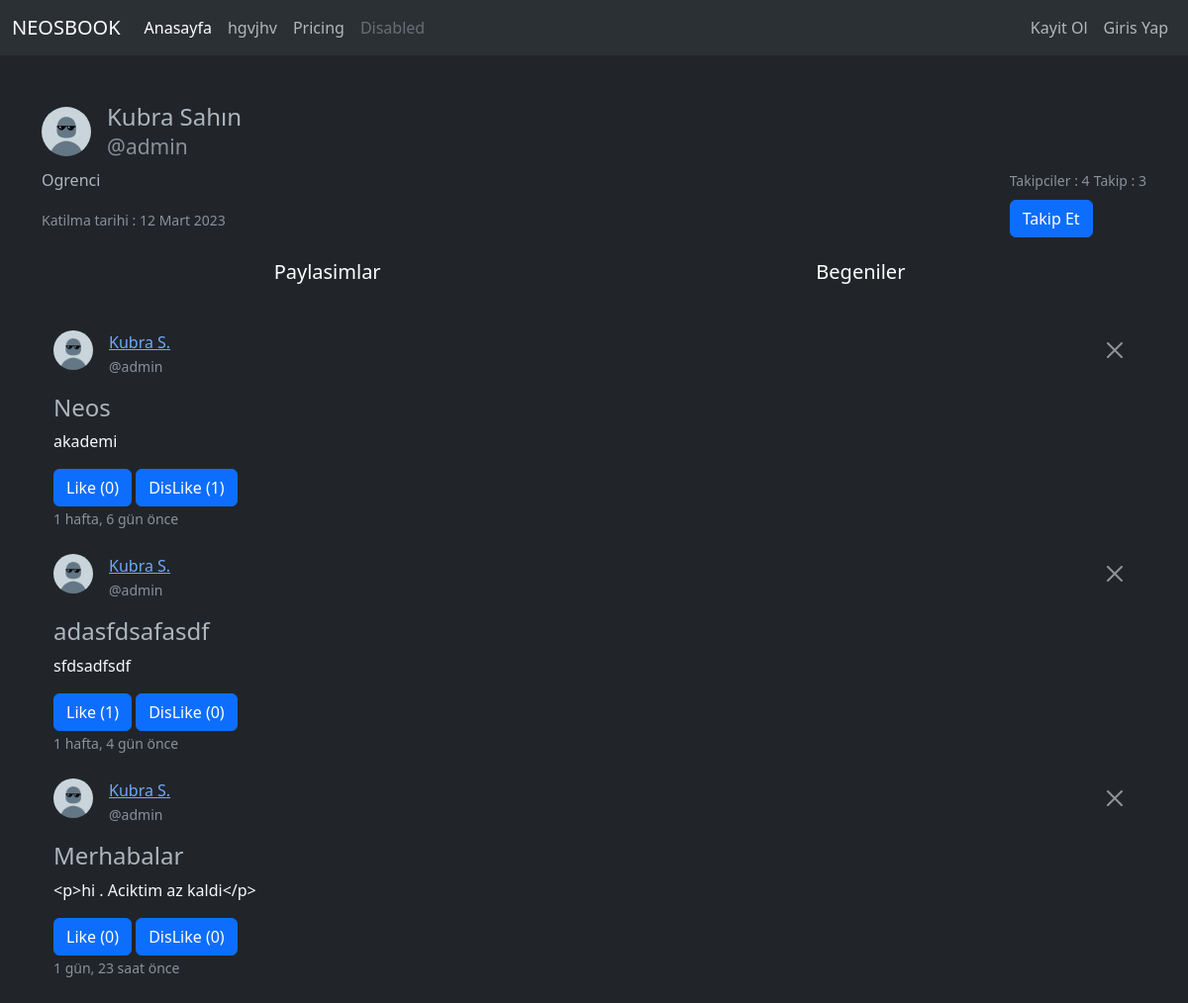
/user/profile/admin, run on the app's committed database.
### user/models.py (models this page shows, shortened)
class Profile(models.Model):
    id = models.UUIDField(primary_key = True , default = uuid.uuid4 , editable = False)
    user = models.OneToOneField(User , on_delete=models.CASCADE)
    name = models.CharField(max_length=100 , verbose_name = 'isim ')
    surname = models.CharField(max_length=100 , verbose_name= 'Soyisim')
    bio = models.TextField(max_length=500 , verbose_name='Hakkinda' , default='Merhaba ben bir blog yazariyim')
    image = models.FileField(upload_to='profiles/' , null=True , verbose_name='Profil Resmi' , default='profiles/default.jpg')
    created_at = models.DateTimeField(auto_now_add= True , verbose_name= ' Olusturulma Tarihi')
    follow = models.ManyToManyField('self' , verbose_name='Takip' , related_name='takip' ,  symmetrical=False ,blank=True)
    followers = models.ManyToManyField('self' , verbose_name='Takipciler' , related_name='takipci', symmetrical=False , blank=True)
    slug = models.SlugField(null=True , blank=True , editable=False)

### posts/models.py (models this page shows, shortened)
class Post(models.Model):
    id = models.UUIDField(primary_key=True , default=uuid.uuid4 , editable=False)
    owner = models.ForeignKey(Profile , related_name="Owners" , on_delete=models.CASCADE , verbose_name='Yazar')
    title = models.CharField(max_length=100 , verbose_name='Baslik')
    content = RichTextField(max_length=500)
    image = models.FileField(upload_to='posts/' , verbose_name='Thumbnail')
    created_at = models.DateTimeField(auto_now_add=True)
    like = models.ManyToManyField(Profile , related_name="likes" ,  verbose_name='Begenemnler' , blank=True)
    dislike = models.ManyToManyField(Profile , related_name="dislikes" ,  verbose_name='Begenmeyenler' , blank=True)
    isPublish = models.BooleanField(default=False , verbose_name='Yayinla')
    slug = models.SlugField(null=True , blank=True , editable=False)

### user/views.py (the view, shortened to what this page needs)
# urls.py: path('profile/<str:slug>' , profile , name='profile'),
def profile(request , slug):
    profil = Profile.objects.get(slug = slug)
    paylasim = Post.objects.filter(owner = profil)
    begen = Post.objects.filter(like__in = [profil ])
    context = {
        'profil':profil,
        'paylasim':paylasim,
        'begen':begen
    }
    return render(request , 'user/profil.html' , context)

### templates/user/profil.html (shortened to what this page needs)
{% extends "index.html" %}
{% load static  %}
{% load humanize %}
{% block content %}
    <div class="profil-info">
        <div class="d-flex justify-content-between">
            <div class="profile-image d-flex ">
                <img src="{{profil.image.url}}" alt="{{profil.name}}" class="rounded-5 mt-1" width="50" height="50">
                <h1 class="fs-4 ms-3">
                    {{profil.name}} {{profil.surname}}
                    <br>
                    <small class="text-muted">@{{profil.user.username}}</small>
                </h1>
            </div>
        </div>
        <div class="profil-info d-flex justify-content-between">
            <div>
                <p>
                {{profil.bio}}
            </p>
            <small class="text-muted">Katilma tarihi : {{profil.created_at|naturalday}}</small>
            </div>
            <div class="takipciler">
                <small class="text-muted">Takipciler : {{profil.followers.all.count}}</small>
                <small class="text-muted">Takip : {{profil.follow.all.count}}</small>
                <br>
                {% if profil == request.user.profile %}
                {% else %}
                <form action="" method="POST">
                {% if request.user.profile in profile.followers.all  %}
                  <input type="submit" name="takip" class="btn btn-primary mt-2" value="Takipten Cik">
                {% else %}
                <input type="submit" name="takip" class="btn btn-primary mt-2" value="Takip Et">
                {% endif %}
                </form>
                {% endif %}
            </div>
        </div>
    </div>
    <div class="container">
        <div class="tab">
            <button class="tablinks" onclick="openCity(event, 'paylasim')">Paylasimlar</button>
            <button class="tablinks" onclick="openCity(event, 'begen')">Begeniler</button>
          </div>
          <div id="paylasim" class="tabcontent show ">
            {% for post in paylasim  %}
            <div class="col-12 my-4 position-relative">
              <button type="button" class="btn btn-close position-absolute end-0 top-0 me-2 mt-2" data-bs-toggle="modal" data-bs-target="#post-{{post.id}}">
              </button>
              <div class="d-flex">
                <img src="{{post.owner.image.url}}" width="40" height="40" class="rounded-5 me-3" alt="">
                <p>
                  <a href="{% url 'profile' post.owner.slug %}">{{post.owner.name}} {{post.owner.surname|slice:"1"}}.</a>
                  <br>
                  <small class="text-muted">@{{post.owner.user.username}}</small>
                </p>
              </div>
              <h4>{{post.title}}</h4>
              <p>
                <a href="{% url 'post' post.id post.slug %}" class="text-decoration-none text-light" >{{post.content}}</a>
              </p>
              <form action="" method="POST">
                <input type="submit" name="like" value="Like ({{post.like.all.count}})" class="btn btn-primary">
                <input type="submit" name="dislike" value="DisLike ({{post.dislike.all.count}})" class="btn btn-primary">
              </form>
              <small class="text-muted">{{post.created_at|naturaltime}}</small>
            </div>
            {% endfor %}
          </div>
    </div>
{% endblock content %}

### templates/user/profil.html (style rules this page uses)
.tabcontent { display: none; }
.show { display: block; }
.tab { width: 100%; display: flex; justify-content: space-evenly; }
.tablinks { background-color: transparent; border: none; width: 48%; padding: 20px; font-size: 20px; color: white; }

### data on the page
Profile: image (placeholder picture), name "Kubra", surname "Sahın", user.username "admin", bio "Ogrenci", created_at "12 Mart 2023", followers.all.count "4", follow.all.count "3"
Post: owner.image (placeholder picture), owner.name "Kubra", owner.surname "S", owner.user.username "admin", title "Neos", content "akademi", like "Like (0)", dislike "DisLike (1)", created_at "1 hafta, 6 gün önce"
Post: owner.image (placeholder picture), owner.name "Kubra", owner.surname "S", owner.user.username "admin", title "adasfdsafasdf", content "sfdsadfsdf", like "Like (1)", dislike "DisLike (0)", created_at "1 hafta, 4 gün önce"
Post: owner.image (placeholder picture), owner.name "Kubra", owner.surname "S", owner.user.username "admin", title "Merhabalar", content "<p>hi . Aciktim az kaldi</p>", like "Like (0)", dislike "DisLike (0)", created_at "1 gün, 23 saat önce"
